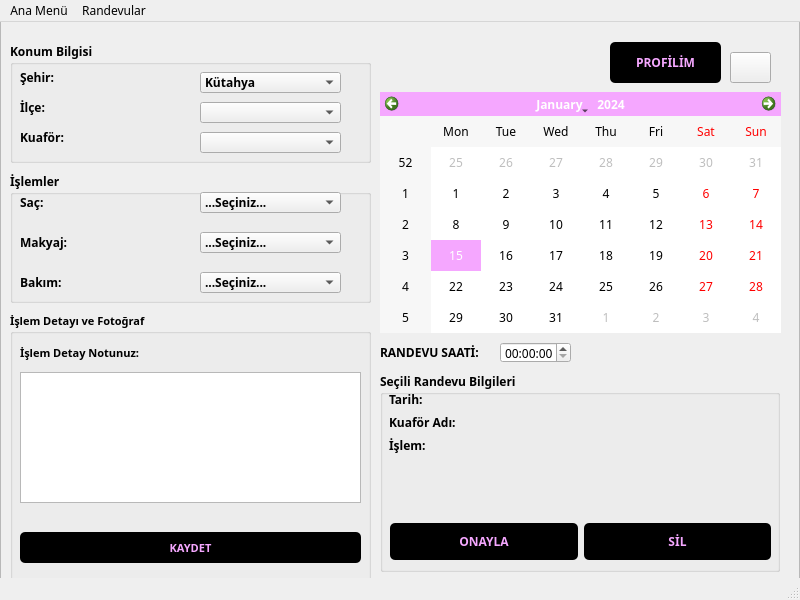
<?xml version="1.0" encoding="UTF-8"?>
<ui version="4.0">
 <class>MainWindow</class>
 <widget class="QMainWindow" name="MainWindow">
  <property name="geometry">
   <rect>
    <x>0</x>
    <y>0</y>
    <width>800</width>
    <height>600</height>
   </rect>
  </property>
  <property name="minimumSize">
   <size>
    <width>800</width>
    <height>600</height>
   </size>
  </property>
  <property name="maximumSize">
   <size>
    <width>800</width>
    <height>600</height>
   </size>
  </property>
  <property name="font">
   <font>
    <family>Rockwell</family>
    <weight>50</weight>
    <bold>false</bold>
   </font>
  </property>
  <property name="windowTitle">
   <string>MainWindow</string>
  </property>
  <widget class="QWidget" name="centralwidget">
   <widget class="QFrame" name="frame">
    <property name="geometry">
     <rect>
      <x>0</x>
      <y>-30</y>
      <width>800</width>
      <height>600</height>
     </rect>
    </property>
    <property name="minimumSize">
     <size>
      <width>800</width>
      <height>600</height>
     </size>
    </property>
    <property name="maximumSize">
     <size>
      <width>800</width>
      <height>600</height>
     </size>
    </property>
    <property name="frameShape">
     <enum>QFrame::StyledPanel</enum>
    </property>
    <property name="frameShadow">
     <enum>QFrame::Raised</enum>
    </property>
    <widget class="QGroupBox" name="konum_bilgisi_groupBox">
     <property name="geometry">
      <rect>
       <x>10</x>
       <y>50</y>
       <width>361</width>
       <height>121</height>
      </rect>
     </property>
     <property name="font">
      <font>
       <weight>75</weight>
       <bold>true</bold>
      </font>
     </property>
     <property name="title">
      <string>Konum Bilgisi</string>
     </property>
     <widget class="QComboBox" name="sehir_comboBox">
      <property name="geometry">
       <rect>
        <x>190</x>
        <y>30</y>
        <width>141</width>
        <height>21</height>
       </rect>
      </property>
      <item>
       <property name="text">
        <string>Kütahya</string>
       </property>
      </item>
     </widget>
     <widget class="QComboBox" name="ilce_comboBox">
      <property name="geometry">
       <rect>
        <x>190</x>
        <y>60</y>
        <width>141</width>
        <height>21</height>
       </rect>
      </property>
     </widget>
     <widget class="QLabel" name="sehir_label">
      <property name="geometry">
       <rect>
        <x>10</x>
        <y>20</y>
        <width>121</width>
        <height>31</height>
       </rect>
      </property>
      <property name="text">
       <string>Şehir:</string>
      </property>
     </widget>
     <widget class="QLabel" name="ilce_label">
      <property name="geometry">
       <rect>
        <x>10</x>
        <y>50</y>
        <width>121</width>
        <height>31</height>
       </rect>
      </property>
      <property name="text">
       <string>İlçe:</string>
      </property>
     </widget>
     <widget class="QLabel" name="kuafor_label">
      <property name="geometry">
       <rect>
        <x>10</x>
        <y>80</y>
        <width>121</width>
        <height>31</height>
       </rect>
      </property>
      <property name="text">
       <string>Kuaför:</string>
      </property>
     </widget>
     <widget class="QComboBox" name="kuafor_comboBox">
      <property name="geometry">
       <rect>
        <x>190</x>
        <y>90</y>
        <width>141</width>
        <height>21</height>
       </rect>
      </property>
      <item>
       <property name="text">
        <string/>
       </property>
      </item>
      <item>
       <property name="text">
        <string/>
       </property>
      </item>
     </widget>
    </widget>
    <widget class="QCalendarWidget" name="takvimM_calendarWidget">
     <property name="geometry">
      <rect>
       <x>380</x>
       <y>100</y>
       <width>401</width>
       <height>241</height>
      </rect>
     </property>
     <property name="styleSheet">
      <string notr="true">selection-background-color: rgb(245, 167, 255);</string>
     </property>
    </widget>
    <widget class="QTimeEdit" name="timeEdit">
     <property name="geometry">
      <rect>
       <x>500</x>
       <y>350</y>
       <width>71</width>
       <height>21</height>
      </rect>
     </property>
    </widget>
    <widget class="QGroupBox" name="groupBox">
     <property name="geometry">
      <rect>
       <x>10</x>
       <y>320</y>
       <width>361</width>
       <height>271</height>
      </rect>
     </property>
     <property name="font">
      <font>
       <pointsize>8</pointsize>
       <weight>75</weight>
       <bold>true</bold>
      </font>
     </property>
     <property name="title">
      <string>İşlem Detayı ve Fotoğraf</string>
     </property>
     <widget class="QPushButton" name="randevu_kydt_pushButton">
      <property name="geometry">
       <rect>
        <x>10</x>
        <y>220</y>
        <width>341</width>
        <height>31</height>
       </rect>
      </property>
      <property name="font">
       <font>
        <family>Rockwell</family>
        <weight>75</weight>
        <bold>true</bold>
       </font>
      </property>
      <property name="styleSheet">
       <string notr="true">QPushButton {
background-color: rgb(0, 0, 0);
color: rgb(245, 167, 255);
border: none;
padding: 10px 20px;
border-radius: 5px;
}
QPushButton:hover {
background-color: #333333;
border: 1px solid black;
}</string>
      </property>
      <property name="text">
       <string>KAYDET</string>
      </property>
     </widget>
     <widget class="QTextEdit" name="islemDetay_Yaz_textEdit">
      <property name="geometry">
       <rect>
        <x>10</x>
        <y>60</y>
        <width>341</width>
        <height>131</height>
       </rect>
      </property>
     </widget>
     <widget class="QLabel" name="islemDetay_label">
      <property name="geometry">
       <rect>
        <x>10</x>
        <y>30</y>
        <width>141</width>
        <height>21</height>
       </rect>
      </property>
      <property name="text">
       <string>İşlem Detay Notunuz:</string>
      </property>
     </widget>
    </widget>
    <widget class="QGroupBox" name="randevu_bilgileri_groupBox">
     <property name="geometry">
      <rect>
       <x>380</x>
       <y>380</y>
       <width>400</width>
       <height>200</height>
      </rect>
     </property>
     <property name="minimumSize">
      <size>
       <width>400</width>
       <height>0</height>
      </size>
     </property>
     <property name="maximumSize">
      <size>
       <width>400</width>
       <height>16777215</height>
      </size>
     </property>
     <property name="font">
      <font>
       <weight>75</weight>
       <bold>true</bold>
      </font>
     </property>
     <property name="title">
      <string>Seçili Randevu Bilgileri</string>
     </property>
     <widget class="QWidget" name="horizontalLayoutWidget">
      <property name="geometry">
       <rect>
        <x>10</x>
        <y>149</y>
        <width>381</width>
        <height>41</height>
       </rect>
      </property>
      <layout class="QHBoxLayout" name="horizontalLayout">
       <item>
        <widget class="QPushButton" name="onayla_pushButton">
         <property name="font">
          <font>
           <family>Rockwell</family>
           <weight>75</weight>
           <bold>true</bold>
          </font>
         </property>
         <property name="styleSheet">
          <string notr="true">QPushButton {
background-color: rgb(0, 0, 0);
color: rgb(245, 167, 255);
border: none;
padding: 10px 20px;
border-radius: 5px;
}
QPushButton:hover {
background-color: #333333;
border: 1px solid black;
}</string>
         </property>
         <property name="text">
          <string>ONAYLA</string>
         </property>
        </widget>
       </item>
       <item>
        <widget class="QPushButton" name="sil_pushButton">
         <property name="font">
          <font>
           <family>Rockwell</family>
           <weight>75</weight>
           <bold>true</bold>
          </font>
         </property>
         <property name="styleSheet">
          <string notr="true">QPushButton {
background-color: rgb(0, 0, 0);
color: rgb(245, 167, 255);
border: none;
padding: 10px 20px;
border-radius: 5px;
}
QPushButton:hover {
background-color: #333333;
border: 1px solid black;
}
</string>
         </property>
         <property name="text">
          <string>SİL</string>
         </property>
        </widget>
       </item>
      </layout>
     </widget>
     <widget class="QWidget" name="verticalLayoutWidget">
      <property name="geometry">
       <rect>
        <x>9</x>
        <y>19</y>
        <width>381</width>
        <height>121</height>
       </rect>
      </property>
      <layout class="QVBoxLayout" name="verticalLayout">
       <item>
        <widget class="QLabel" name="tarih_label">
         <property name="font">
          <font>
           <weight>75</weight>
           <bold>true</bold>
          </font>
         </property>
         <property name="text">
          <string>Tarih:</string>
         </property>
        </widget>
       </item>
       <item>
        <widget class="QLabel" name="kuafor_adi_label">
         <property name="font">
          <font>
           <weight>75</weight>
           <bold>true</bold>
          </font>
         </property>
         <property name="text">
          <string>Kuaför Adı:</string>
         </property>
        </widget>
       </item>
       <item>
        <widget class="QLabel" name="islem_label">
         <property name="font">
          <font>
           <weight>75</weight>
           <bold>true</bold>
          </font>
         </property>
         <property name="text">
          <string>İşlem:</string>
         </property>
        </widget>
       </item>
       <item>
        <spacer name="verticalSpacer">
         <property name="orientation">
          <enum>Qt::Vertical</enum>
         </property>
         <property name="sizeHint" stdset="0">
          <size>
           <width>20</width>
           <height>40</height>
          </size>
         </property>
        </spacer>
       </item>
      </layout>
     </widget>
    </widget>
    <widget class="QToolButton" name="profil_kutucuk_toolButton">
     <property name="geometry">
      <rect>
       <x>730</x>
       <y>60</y>
       <width>41</width>
       <height>31</height>
      </rect>
     </property>
     <property name="text">
      <string/>
     </property>
    </widget>
    <widget class="QLabel" name="randevu_saati_label">
     <property name="geometry">
      <rect>
       <x>380</x>
       <y>350</y>
       <width>111</width>
       <height>21</height>
      </rect>
     </property>
     <property name="font">
      <font>
       <weight>75</weight>
       <bold>true</bold>
      </font>
     </property>
     <property name="text">
      <string>RANDEVU SAATİ:</string>
     </property>
    </widget>
    <widget class="QGroupBox" name="islemler_groupBox">
     <property name="geometry">
      <rect>
       <x>10</x>
       <y>180</y>
       <width>361</width>
       <height>131</height>
      </rect>
     </property>
     <property name="font">
      <font>
       <weight>75</weight>
       <bold>true</bold>
      </font>
     </property>
     <property name="title">
      <string>İşlemler</string>
     </property>
     <widget class="QComboBox" name="sac_comboBox">
      <property name="geometry">
       <rect>
        <x>190</x>
        <y>20</y>
        <width>141</width>
        <height>21</height>
       </rect>
      </property>
      <item>
       <property name="text">
        <string>...Seçiniz...</string>
       </property>
      </item>
      <item>
       <property name="text">
        <string>Kesim</string>
       </property>
      </item>
      <item>
       <property name="text">
        <string>Maşa</string>
       </property>
      </item>
      <item>
       <property name="text">
        <string>Fön</string>
       </property>
      </item>
      <item>
       <property name="text">
        <string>Boya</string>
       </property>
      </item>
      <item>
       <property name="text">
        <string>Nişan Saçı</string>
       </property>
      </item>
      <item>
       <property name="text">
        <string>Kına Saçı</string>
       </property>
      </item>
      <item>
       <property name="text">
        <string>Gelin Saçı</string>
       </property>
      </item>
     </widget>
     <widget class="QComboBox" name="makyaj_comboBox">
      <property name="geometry">
       <rect>
        <x>190</x>
        <y>60</y>
        <width>141</width>
        <height>21</height>
       </rect>
      </property>
      <item>
       <property name="text">
        <string>...Seçiniz...</string>
       </property>
      </item>
      <item>
       <property name="text">
        <string>Gündelik Makyaj</string>
       </property>
      </item>
      <item>
       <property name="text">
        <string>Porselen Makyaj</string>
       </property>
      </item>
      <item>
       <property name="text">
        <string>Profesyonel Makyaj</string>
       </property>
      </item>
      <item>
       <property name="text">
        <string>Nişan Makyajı</string>
       </property>
      </item>
      <item>
       <property name="text">
        <string>Kına Makyajı</string>
       </property>
      </item>
      <item>
       <property name="text">
        <string>Gelin Makyajı</string>
       </property>
      </item>
     </widget>
     <widget class="QComboBox" name="bakim_comboBox">
      <property name="geometry">
       <rect>
        <x>190</x>
        <y>100</y>
        <width>141</width>
        <height>21</height>
       </rect>
      </property>
      <item>
       <property name="text">
        <string>...Seçiniz...</string>
       </property>
      </item>
      <item>
       <property name="text">
        <string>Manikür</string>
       </property>
      </item>
      <item>
       <property name="text">
        <string>Pedikür</string>
       </property>
      </item>
      <item>
       <property name="text">
        <string>Lazer Epilasyon</string>
       </property>
      </item>
      <item>
       <property name="text">
        <string>Kaş</string>
       </property>
      </item>
      <item>
       <property name="text">
        <string>Bıyık</string>
       </property>
      </item>
      <item>
       <property name="text">
        <string>Cilt Bakımı</string>
       </property>
      </item>
      <item>
       <property name="text">
        <string>Saç Bakımı</string>
       </property>
      </item>
     </widget>
     <widget class="QLabel" name="sac_label">
      <property name="geometry">
       <rect>
        <x>10</x>
        <y>20</y>
        <width>101</width>
        <height>21</height>
       </rect>
      </property>
      <property name="text">
       <string>Saç:</string>
      </property>
     </widget>
     <widget class="QLabel" name="makyaj_label">
      <property name="geometry">
       <rect>
        <x>10</x>
        <y>60</y>
        <width>101</width>
        <height>21</height>
       </rect>
      </property>
      <property name="text">
       <string>Makyaj:</string>
      </property>
     </widget>
     <widget class="QLabel" name="bakim_label">
      <property name="geometry">
       <rect>
        <x>10</x>
        <y>100</y>
        <width>111</width>
        <height>21</height>
       </rect>
      </property>
      <property name="text">
       <string>Bakım:</string>
      </property>
     </widget>
    </widget>
    <widget class="QPushButton" name="profilimM_pushButton">
     <property name="geometry">
      <rect>
       <x>610</x>
       <y>50</y>
       <width>111</width>
       <height>41</height>
      </rect>
     </property>
     <property name="font">
      <font>
       <family>Rockwell</family>
       <weight>75</weight>
       <bold>true</bold>
      </font>
     </property>
     <property name="styleSheet">
      <string notr="true">QPushButton {
background-color: rgb(0, 0, 0);
color: rgb(245, 167, 255);
border: none;
padding: 10px 20px;
border-radius: 5px;
}
QPushButton:hover {
background-color: #333333;
border: 1px solid black;
}</string>
     </property>
     <property name="text">
      <string>PROFİLİM</string>
     </property>
    </widget>
   </widget>
  </widget>
  <widget class="QMenuBar" name="menubar">
   <property name="geometry">
    <rect>
     <x>0</x>
     <y>0</y>
     <width>800</width>
     <height>26</height>
    </rect>
   </property>
   <widget class="QMenu" name="menuAna_Men">
    <property name="title">
     <string>Ana Menü</string>
    </property>
   </widget>
   <widget class="QMenu" name="menuRandevular">
    <property name="title">
     <string>Randevular</string>
    </property>
    <addaction name="actionGelecek_Randevular"/>
    <addaction name="actionGe_mi_Randevular"/>
   </widget>
   <addaction name="menuAna_Men"/>
   <addaction name="menuRandevular"/>
  </widget>
  <widget class="QStatusBar" name="statusbar"/>
  <action name="actionGelecek_Randevular">
   <property name="text">
    <string>Gelecek Randevular</string>
   </property>
  </action>
  <action name="actionGe_mi_Randevular">
   <property name="text">
    <string>Geçmiş Randevular</string>
   </property>
  </action>
 </widget>
 <resources/>
 <connections/>
</ui>
